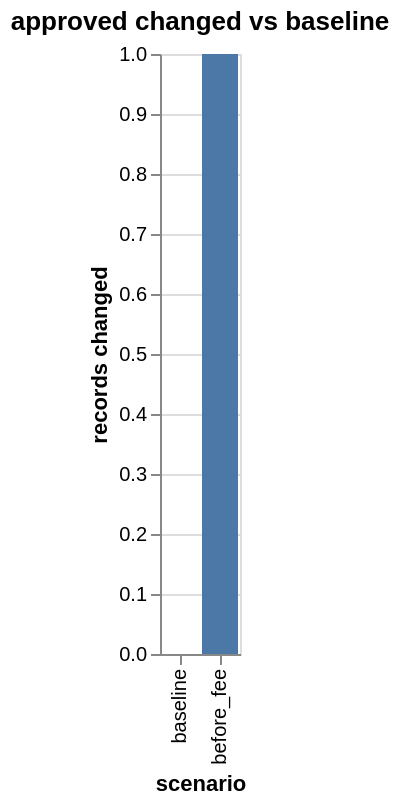

Source (notebook cell):
### Code cell
show(result.plots["changes"])

### Figure 1 — Vega-Lite specification as saved in the notebook (floating-point values rounded to 4 significant figures)
{"$schema": "https://vega.github.io/schema/vega-lite/v5.json", "title": "approved changed vs baseline", "data": {"values": [{"scenario": "baseline", "changed": 0, "compared": 4, "first": null}, {"scenario": "before_fee", "changed": 1, "compared": 4, "first": 3}]}, "mark": "bar", "encoding": {"x": {"field": "scenario", "type": "nominal", "sort": null}, "y": {"field": "changed", "type": "quantitative", "title": "records changed"}, "tooltip": [{"field": "scenario"}, {"field": "changed"}, {"field": "compared"}, {"field": "first", "title": "first changed record"}]}}
